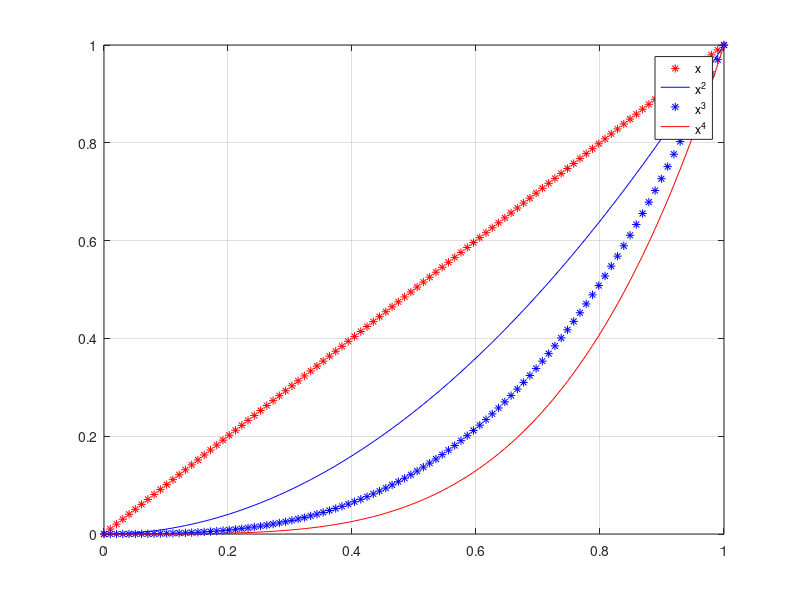

This figure's MATLAB source:
x=linspace(0,1,100);
y1=x;
y2=x.^2;
%x为矩阵，我们针对x里面的元素求平方，故为.^,.运算符表示对矩阵元素求运算，以下类似
y3=x.^3;
y4=x.^4;
h=plot(x,y1,'*r',x,y2,'-b',x,y3,'*b',x,y4,'-r')
legend(h,'x','x^2','x^3','x^4')
grid on